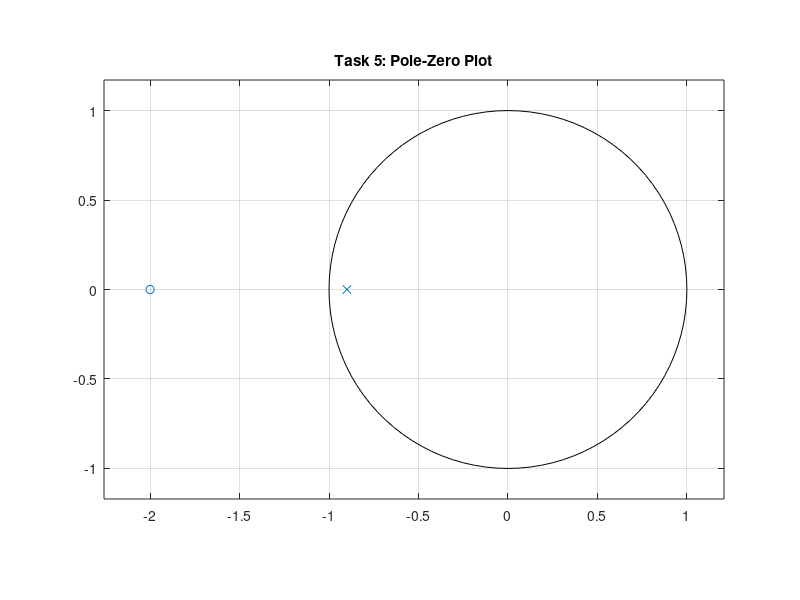

The MATLAB source for this figure:
% Task 5 Solution
b = [1 2];    % Numerator coefficients
a = [1 0.9];  % Denominator coefficients

z_pts = roots(b);
p_pts = roots(a);

disp('Zeros:'); disp(z_pts);
disp('Poles:'); disp(p_pts);

% Plot on Z-plane
figure;
zplane(b, a);
title('Task 5: Pole-Zero Plot');
